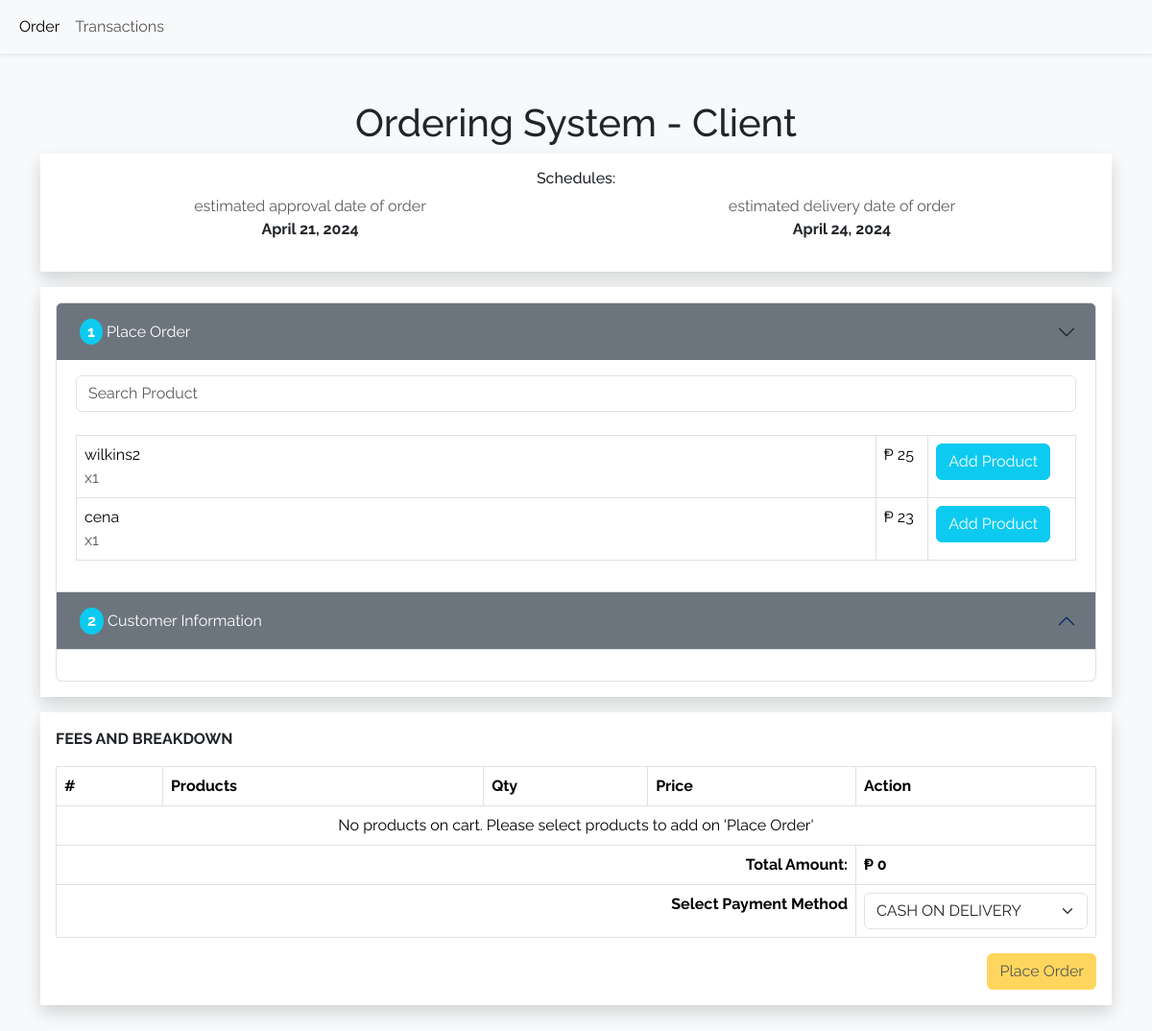
/customer/index.php, run on the app's committed database.
### tables this page shows
CREATE TABLE `product` (
  `product_id` int(11) NOT NULL,
  `name` varchar(50) NOT NULL,
  `description` varchar(50) NOT NULL,
  `price` int(200) NOT NULL,
  `quantity_in_stock` int(50) NOT NULL
);

### customer/index.php (the view, shortened to what this page needs)
<?php
include 'customer-template/header.php';
include 'customer-template/navbar.php';
?>
<div class="container-fluid py-5 bg-light">
    <h1 class="text-center">Ordering System - Client</h1>
    <?php
    $DateNow = date('Y-m-d H:i:s');
    $EstimatedApprovalDate = date('Y-m-d H:i:s', strtotime($DateNow . ' +1 days'));
    $EstimatedDeliveryDate = date('Y-m-d H:i:s', strtotime($DateNow . ' +4 days'));
    ?>
    <div class="container col-lg-12 col-sm-12">
        <form action="customer-config/process_order.php" method="post">
            <div class="container shadow bg-white p-3 mb-3 text-center">
                <h6>Schedules:</h6>
                <div class="row">
                    <div class="col">
                        <p class="text-muted mb-0">estimated approval date of order</p>
                        <p class="fw-bold pickup-date"><?= date('F j, Y', strtotime($EstimatedApprovalDate)) ?></p>
                    </div>
                    <div class="col">
                        <p class="text-muted mb-0">estimated delivery date of order</p>
                        <p class="fw-bold delivery-date"><?= date('F j, Y', strtotime($EstimatedDeliveryDate)) ?></p>
                    </div>
                </div>
            </div>
            <div class="accordion bg-white shadow p-3 mb-3" id="accordionExample">
                <div class="accordion-item">
                    <h2 class="accordion-header" id="headingThree">
                        <button class="accordion-button collapsed bg-secondary text-white" type="button" data-bs-toggle="collapse" data-bs-target="#collapseThree" aria-expanded="true" aria-controls="collapseThree">
                            <span class="bg-info rounded-circle px-2 py-1 text-white fw-bold mx-1">1</span> Place Order
                        </button>
                    </h2>
                    <div id="collapseThree" class="accordion-collapse collapse show" aria-labelledby="headingThree" data-bs-parent="#accordionExample">
                        <div class="accordion-body">
                            <?php
                            $sql_FetchProducts = "SELECT * FROM product";
                            $result = $conn->query($sql_FetchProducts);
                            if ($result->num_rows > 0) {
                                $products = $result->fetch_all(MYSQLI_ASSOC);
                            ?>
                                <input type="text" name="search" class="form-control" placeholder="Search Product" id="search">
                                <br>
                                <div class="table-responsive">
                                    <table class="table table-bordered table-width">
                                        <tbody id="productTable">
                                            <?php foreach ($products as $row) {
                                                $quantityAvailableAfterAddition = 0;
                                                if (!empty($_SESSION['cart']) && isset($_SESSION['cart'][$row['product_id']])) {
                                                    $quantityAvailableAfterAddition = max(0, $row['quantity_in_stock'] - $_SESSION['cart'][$row['product_id']]);
                                                } else {
                                                    $quantityAvailableAfterAddition = $row['quantity_in_stock'];
                                                }
                                            ?>
                                                <tr>
                                                    <td class="table-product text">
                                                        <p><?= $row['name'] ?> </p>
                                                        <p class="text-muted">x1</p>
                                                    </td>
                                                    <td>
                                                        <p><?= '₱ ' . $row['price'] ?> </p>
                                                    </td>
                                                    <td>
                                                        <?php if ($row['quantity_in_stock'] > 0) { ?>
                                                            <button class="btn btn-info add-to-cart-btn" data-quantity-in-stock="<?= $quantityAvailableAfterAddition ?>" data-product-id="<?= $row['product_id'] ?>">Add Product</button>
                                                        <?php } else { ?>
                                                            <button class="btn btn-info" disabled>Out of Stock</button>
                                                        <?php } ?>
                                                    </td>
                                                </tr>
                                            <?php } ?>
                                        </tbody>
                                    </table>
                                </div>
                            <?php
                            } ?>
                        </div>
                    </div>
                </div>
                <div class="accordion-item">
                    <h2 class="accordion-header" id="headingOne">
                        <button class="accordion-button bg-secondary text-white" type="button" data-bs-toggle="collapse" data-bs-target="#collapseOne" aria-expanded="false" aria-controls="collapseOne">
                            <span class="bg-info rounded-circle px-2 py-1 text-white fw-bold mx-1">2</span>Customer Information
                        </button>
                    </h2>
                    <div id="collapseOne" class="accordion-collapse collapse show" aria-labelledby="headingOne" data-bs-parent="#accordionExample">
                        <div class="accordion-body">
                        </div>
                    </div>
                </div>
            </div>
            <div class="container shadow p-3 mb-3 bg-white">
                <p class="fw-bold text-uppercase">fees and breakdown<small></small></p>
                <div class="table-responsive">
                    <table class="table table-bordered">
                        <tbody>
                            <tr class="fw-bold">
                                <td>#</td>
                                <td>Products</td>
                                <td>Qty</td>
                                <td>Price</td>
                                <td style="width: 250px;">Action</td>
                            </tr>
                            <?php
                            $total_amount = 0;
                            if (!empty($_SESSION['cart'])) {
                                $count = 1;
                                foreach ($_SESSION['cart'] as $product_id => $quantity) {
                                    $product_details = getProductDetailsById($product_id, $conn);
                                    $subtotal = $product_details['price'] * $quantity;
                                    $total_amount += $subtotal;
                            ?>
                                    <tr>
                                        <td><?= $count++ ?></td>
                                        <td><?= $product_details['name'] ?></td>
                                        <td><?= $quantity ?></td>
                                        <td><?= '₱ ' . $product_details['price'] ?></td>
                                        <td>
                                            <button class="btn btn-danger remove-from-cart-btn" data-product-id="<?= $product_id ?>" type="button">Remove </button>
                                            <script src="customer-assets/js/remove_to_cart.js"></script>
                                        </td>
                                    </tr>
                                <?php
                                }
                            } else { ?>
                                <tr>
                                    <td colspan="5" class="text-center">No products on cart. Please select products to add on 'Place Order'</td>
                                </tr>
                            <?php  }
                            ?>
                            <tr class="fw-bold">
                                <td class="text-end" colspan="4">Total Amount:</td>
                                <td colspan="2"><?= '₱ ' . $total_amount ?></td>
                            </tr>
                            <tr class="fw-bold">
                                <td class="text-end" colspan="4">Select Payment Method</td>
                                <td>
                                    <select name="PaymentType" id="" class="form-select">
                                        <option value="COD">CASH ON DELIVERY</option>
                                    </select>
                                </td>
                            </tr>
                        </tbody>
                    </table>
                </div>
                <div class="d-flex justify-content-end">
                    <button class="btn btn-warning <?php if (empty($_SESSION['cart'])) {
                                                        echo "disabled";
                                                    } ?>" name="btn_place_order" type="submit">Place Order</button>
                </div>
            </div>
        </form>
    </div>
</div>
<?php include 'customer-template/footer.php'; ?>

### assets/css/style.css (style rules this page uses)
body { font-family: "Raleway", sans-serif; }
.btn-info { color: white!important; }

### customer/customer-assets/css/customer-style.css (style rules this page uses)
.table-product { width: 80%; }
.text p { margin-bottom: 0px; }
.table-width { width: 100%; }

### data on the page
product: name "wilkins2", price "25"
product: name "cena", price "23"

### other printed values
$total_amount "0"
